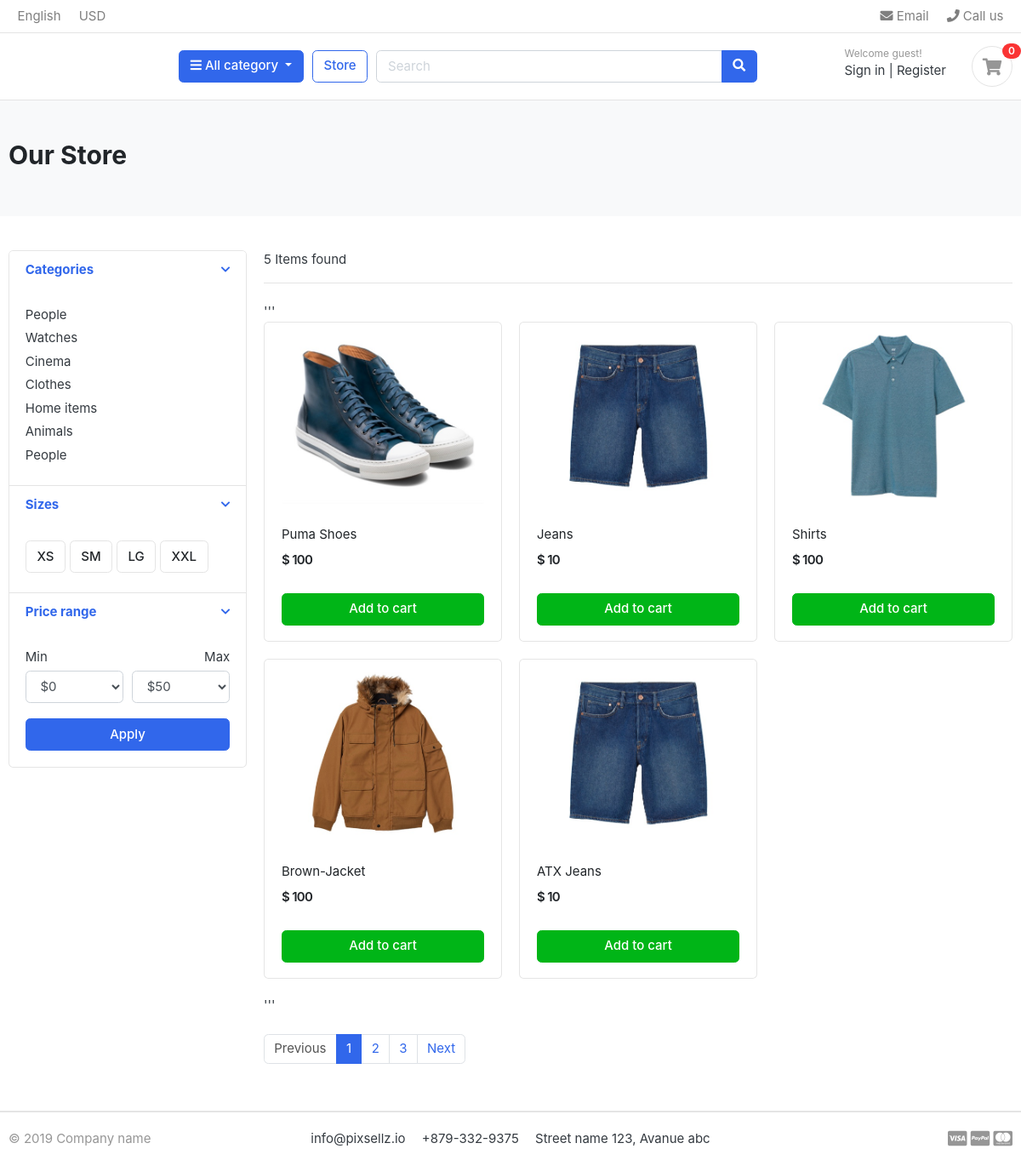
/store/, run on the app's committed database.
### store/models.py (models this page shows, shortened)
class Product(models.Model):
    product_name = models.CharField(max_length=200,unique=True,blank=False)
    slug = models.SlugField(max_length=100,unique=True)
    description = models.TextField(max_length=500,blank=True)
    price = models.IntegerField()
    images = models.ImageField()
    stock = models.IntegerField()
    category = models.ForeignKey(category, on_delete = models.CASCADE)
    created_date = models.DateField(auto_now_add=True)
    modified_date = models.DateField(auto_now_add = True)
    is_available = models.BooleanField(default = True)

### store/views.py (the view)
# urls.py: path('store/',include('store.urls')),
def store(request,category_url=None):
    if category_url !=None:
        categories = get_object_or_404(category,slug=category_url)
        Products = Product.objects.filter(category=categories,is_available=True)
        product_count = Products.count()
    else:
        Products = Product.objects.all()
        product_count = Products.count()
    context = {
        'Products':Products,
        'product_count':product_count
    }
    return render(request,'store.html',context)

### carts/context_processors.py (called while the page is built)
def cartCounter(request,custom_cart=None):
    cart_count = 0
    try:
        custom_cart = Cart.objects.get(cart_id = cart_id(request))
        if request.user.is_authenticated:
            cart_items = CartItem.objects.filter(user=request.user,is_active=True)
            cart_count = cart_items.count()
        else:
            cart_items = CartItem.objects.all().filter(cart=custom_cart)
            cart_count = cart_items.count()
    except:
        cart_count=0
    return dict(count = cart_count)

### carts/views.py (called while the page is built)
def cart_id(request):
    cartId = request.session.session_key
    if not cartId:
        cartId = request.session.create()
    return  cartId

### category/context_processors.py (called while the page is built)
def menu_links(request):
   links = category.objects.all()
   return dict(links=links)

### templates/store.html (shortened to what this page needs)
{% extends 'base.html' %}
{% block mainContent %}
<section class="section-pagetop bg">
    <div class="container">
        <h2 class="title-page">Our Store</h2>
    </div>
    </section>
    <section class="section-content padding-y">
    <div class="container">
    <div class="row">
        <aside class="col-md-3">
    <div class="card">
        <article class="filter-group">
            <header class="card-header">
                <a href="#" data-toggle="collapse" data-target="#collapse_1" aria-expanded="true" class="">
                    <i class="icon-control fa fa-chevron-down"></i>
                    <h6 class="title">Categories</h6>
                </a>
            </header>
            <div class="filter-content collapse show" id="collapse_1" style="">
                <div class="card-body">
                    <ul class="list-menu">
                    <li><a href="#">People  </a></li>
                    <li><a href="#">Watches </a></li>
                    <li><a href="#">Cinema  </a></li>
                    <li><a href="#">Clothes  </a></li>
                    <li><a href="#">Home items </a></li>
                    <li><a href="#">Animals</a></li>
                    <li><a href="#">People </a></li>
                    </ul>
                </div>
            </div>
        </article>
        <article class="filter-group">
            <header class="card-header">
                <a href="#" data-toggle="collapse" data-target="#collapse_4" aria-expanded="true" class="">
                    <i class="icon-control fa fa-chevron-down"></i>
                    <h6 class="title">Sizes </h6>
                </a>
            </header>
            <div class="filter-content collapse show" id="collapse_4" style="">
                <div class="card-body">
                  <label class="checkbox-btn">
                    <span class="btn btn-light"> XS </span>
                  </label>
                  <label class="checkbox-btn">
                    <span class="btn btn-light"> SM </span>
                  </label>
                  <label class="checkbox-btn">
                    <span class="btn btn-light"> LG </span>
                  </label>
                  <label class="checkbox-btn">
                    <span class="btn btn-light"> XXL </span>
                  </label>
            </div>
            </div>
        </article>
        <article class="filter-group">
            <header class="card-header">
                <a href="#" data-toggle="collapse" data-target="#collapse_3" aria-expanded="true" class="">
                    <i class="icon-control fa fa-chevron-down"></i>
                    <h6 class="title">Price range </h6>
                </a>
            </header>
            <div class="filter-content collapse show" id="collapse_3" style="">
                <div class="card-body">
                    <div class="form-row">
                    <div class="form-group col-md-6">
                      <label>Min</label>
                          <select class="mr-2 form-control">
                            <option value="0">$0</option>
                        </select>
                    </div>
                    <div class="form-group text-right col-md-6">
                      <label>Max</label>
                          <select class="mr-2 form-control">
                            <option value="50">$50</option>
                        </select>
                    </div>
                    </div>
                    <button class="btn btn-block btn-primary">Apply</button>
                </div>
            </div>
        </article>
    </div>
        </aside>
        <main class="col-md-9">
    <header class="border-bottom mb-4 pb-3">
            <div class="form-inline">
                <span class="mr-md-auto">{{ product_count }} Items found </span>
            </div>
    </header>
    '''
    <div class="row">
        {% for product in Products %}
        <div class="col-md-4">
            <figure class="card card-product-grid">
                <div class="img-wrap">
                    <a href="{% url 'product_detail' product.category.slug product.slug %}">
                        <img src="{{ product.images.url }}"></a>
                </div>
                <figcaption class="info-wrap">
                    <div class="fix-height">
                        <a href="#" class="title">{{ product.product_name }}</a>
                        <div class="price-wrap mt-2">
                            <span class="price">$ {{ product.price }}</span>
                        </div>
                    </div>
                    <a href="{% url 'addcart' product.id %}" class="btn btn-block btn-success">Add to cart </a>
                </figcaption>
            </figure>
        </div>
        {% endfor %}
    </div>
    '''
    <nav class="mt-4" aria-label="Page navigation sample">
      <ul class="pagination">
        <li class="page-item disabled"><a class="page-link" href="#">Previous</a></li>
        <li class="page-item active"><a class="page-link" href="#">1</a></li>
        <li class="page-item"><a class="page-link" href="#">2</a></li>
        <li class="page-item"><a class="page-link" href="#">3</a></li>
        <li class="page-item"><a class="page-link" href="#">Next</a></li>
      </ul>
    </nav>
        </main>
    </div>
    </div>
    </section>
{% endblock %}

### DAkart/static/css/ui.css (style rules this page uses)
html { font-family: "Inter", sans-serif; font-size: 15px; }
.img-wrap { text-align: center; display: block; }
.img-wrap img { max-width: 100%; }
.price-wrap { letter-spacing: -0.7px; }
.padding-y { padding-top: 40px; padding-bottom: 40px; }
figure { margin-bottom: 0; }
article:after, .form-group:after { display: block; clear: both; content: ""; }
.bg { background-color: #f8f9fa; }
.title-page { color: #212529; }
.btn-light { background-color: #fff; border-color: #e4e4e4; }
[class*=list-] li:after { visibility: hidden; display: block; content: ""; overflow: hidden; height: 0; clear: both; }
.list-menu { list-style: none; margin: 0; padding-left: 0; }
.list-menu li { margin-bottom: 5px; }
.list-menu a { color: #343a40; }
[class*=card-product] a.title { color: #212529; display: block; }
[class*=card-product] .img-wrap { overflow: hidden; position: relative; }
[class*=card-product] .img-wrap img { height: 100%; max-width: 100%; width: auto; display: inline-block; -o-object-fit: cover; object-fit: cover; }
.card-product-grid { margin-bottom: 20px; }
.card-product-grid .img-wrap { border-radius: 0.2rem 0.2rem 0 0; height: 220px; }
.card-product-grid .info-wrap { overflow: hidden; padding: 18px 20px; }
.card-product-grid .fix-height { height: 80px; overflow: hidden; }
.card .img-wrap { overflow: hidden; }
.price { font-weight: 600; color: #212529; }
.icon-control { margin-top: 5px; float: right; font-size: 80%; }
.card-header .title { margin-bottom: 0; line-height: 1.5; }
.filter-group { border-bottom: 1px solid #e4e4e4; }
.filter-group .card-header { border-bottom: 0; }
.filter-group:last-child { border-bottom: 0; }
.checkbox-btn { position: relative; }
.section-pagetop { padding: 45px 0; }

### data on the page
Product: images (picture), product_name "Puma Shoes", price "100"
Product: images (picture), product_name "Jeans", price "10"
Product: images (picture), product_name "Shirts", price "100"
Product: images (picture), product_name "Brown-Jacket", price "100"
Product: images (picture), product_name "ATX Jeans", price "10"

### other printed values
{{ count }} "0"
{{ product_count }} "5"
